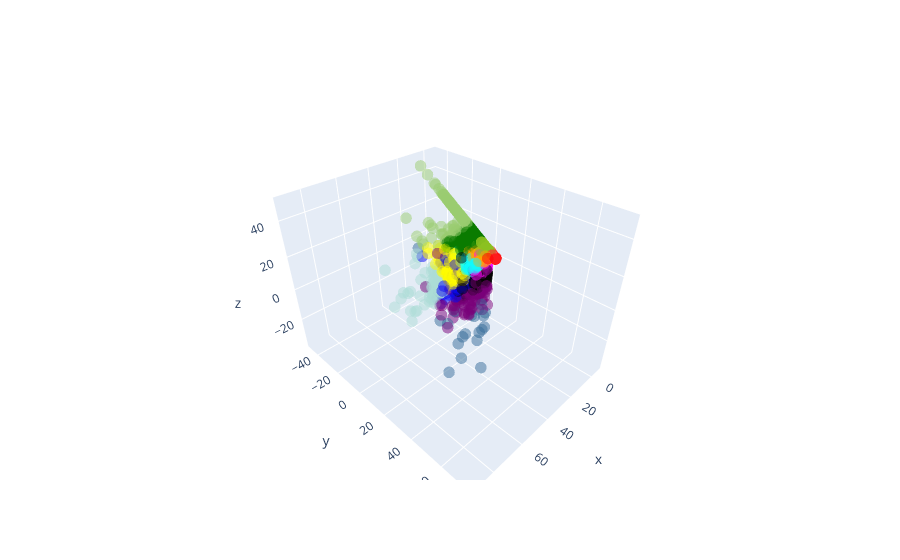

The cell this chart's notebook holds for it:
### Code cell
lst = [(0, "red"), (0.14, "yellow"), (0.29, "purple"), (0.43, "green"), (0.57, "blue"), (0.71, "black"), (0.86, "orange"), (1, "pink")]
fig = go.Figure(data=[go.Scatter3d(
    x=vis3d_df['x_comp'],
    y=vis3d_df['y_comp'],
    z=vis3d_df['z_comp'],
    mode='markers',
    marker=dict(
        size=4,
        color=vis3d_df['cluster'],
        colorscale=random_colorscale(14),
        opacity=0.5
    )
)])
fig.show()

### Figure 1 — Plotly figure (JSON) as saved in the notebook; plotly's stock layout.template omitted (floating-point values rounded to 4 significant figures; data arrays with more than 128 entries replaced by an {"elided": "..."} marker saying what was removed)
{"data": [{"marker": {"color": {"elided": "13087 int values"}, "colorscale": [[0, "red"], [0.08, "green"], [0.15, "blue"], [0.23, "orange"], [0.31, "yellow"], [0.38, "purple"], [0.46, "black"], [0.54, "pink"], [0.62, "cyan"], [0.69, "magenta"], [0.77, "#99ce6f"], [0.85, "#31679b"], [0.92, "#addddd"], [1, "#8bc120"]], "opacity": 0.5, "size": 4}, "mode": "markers", "type": "scatter3d", "x": {"elided": "13087 float values"}, "y": {"elided": "13087 float values"}, "z": {"elided": "13087 float values"}}], "layout": {}}
